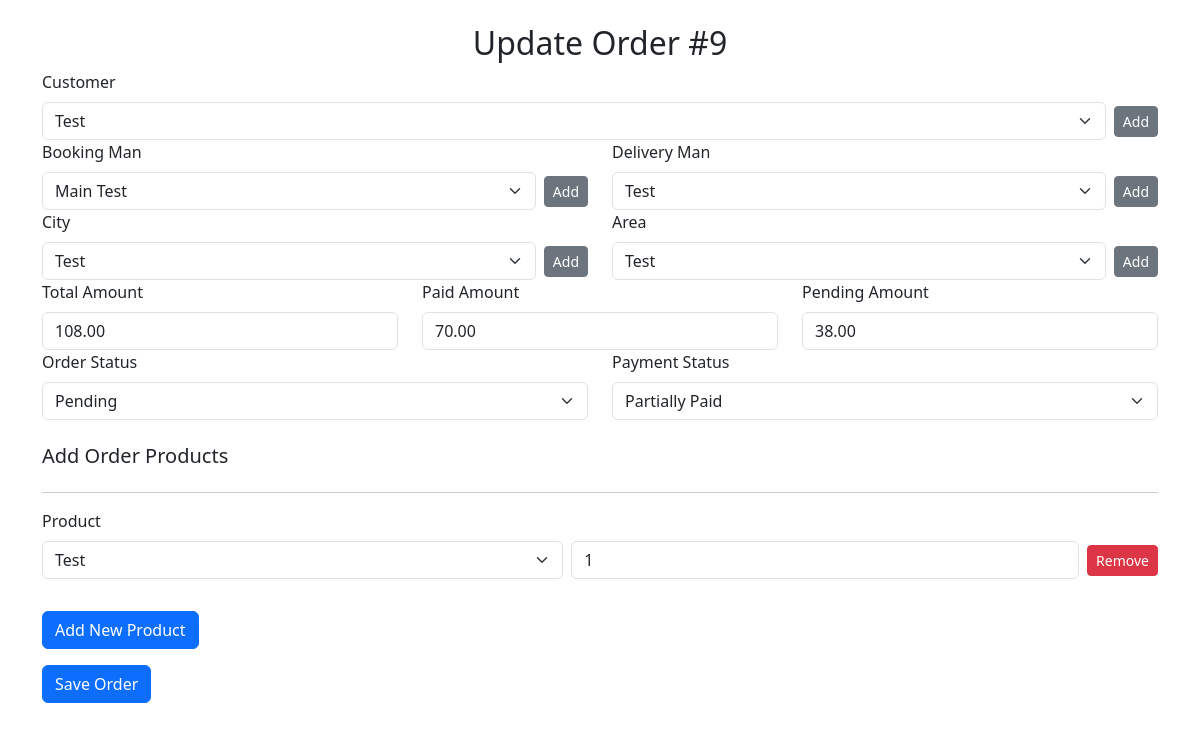
Screenshot of /update_order/9/ with the database file from the repository.
### core/models.py (models this page shows, shortened)
class Order(models.Model):
    customer = models.ForeignKey(Customer, on_delete=models.CASCADE)
    booking_man = models.ForeignKey(BookingMan, on_delete=models.CASCADE)
    area = models.ForeignKey(Area, on_delete=models.CASCADE)
    delivery_man = models.ForeignKey(DeliveryMan, on_delete=models.CASCADE, null=True)
    city = models.ForeignKey(City, on_delete=models.CASCADE)
    products = models.ManyToManyField(Product, through='OrderProduct')
    order_date = models.DateField(auto_now_add=True)
    total_amount = models.DecimalField(max_digits=10, decimal_places=2, default=0, null=True)
    pending_amount = models.DecimalField(max_digits=10, decimal_places=2, default=0)
    paid_amount = models.DecimalField(max_digits=10, decimal_places=2, default=0)
    payment_status = models.CharField(max_length=50, choices=[('PAID', 'PAID'), ('PARTIALLY PAID', 'PARTIALLY PAID')], null=True)
    status = models.CharField(max_length=50, choices=[('Pending', 'Pending'), ('Shipped', 'Shipped'), ('Delivered', 'Delivered'), ('Returned', 'Returned')])

class Customer(models.Model):
    name = models.CharField(max_length=255)
    address = models.TextField()
    phone_number = models.CharField(max_length=15)
    email = models.EmailField()

class DeliveryMan(models.Model):
    name = models.CharField(max_length=255)

class OrderProduct(models.Model):
    order = models.ForeignKey(Order, on_delete=models.CASCADE, related_name='order_products')
    product = models.ForeignKey(Product, on_delete=models.CASCADE)
    quantity = models.IntegerField()
    def __str__(self):
        return f"{self.product.name} (x{self.quantity}) in Order #{self.order.id}"

class Product(models.Model):
    name = models.CharField(max_length=255)
    description = models.TextField()
    lot_number = models.CharField(max_length=50)
    stock_quantity = models.IntegerField(default=0)
    total_base_unit_quantity = models.IntegerField(default=0)
    on_backorder = models.BooleanField(default=False)

### configuration/models.py (models this page shows, shortened)
class BookingMan(models.Model):
    name = models.CharField(max_length=255)
    total_sales = models.CharField(max_length=255, null=True)
    sales_commission = models.CharField(max_length=255, null=True)
    sales_target = models.CharField(max_length=255, null=True)
    targeted_month = models.CharField(max_length=255, null=True)

class City(models.Model):
    name = models.CharField(max_length=255)

class Area(models.Model):
    city = models.ForeignKey(City, on_delete=models.CASCADE)
    name = models.CharField(max_length=255)

### core/views.py (the view)
# urls.py: path('update_order/<int:order_id>/', views.update_order, name='update_order'),
def update_order(request, order_id):
    order = get_object_or_404(Order, pk=order_id)
    order_products = order.order_products.all()
    print(f'order_products: {order_products}')
    ordered_product_ids = [order_product.product.id for order_product in order_products]
    customers = Customer.objects.all()
    booking_mans = BookingMan.objects.all()
    citys = City.objects.all()
    areas = Area.objects.all()
    delivery_mans = DeliveryMan.objects.all()
    products = Product.objects.all()
    return render(request, 'update_order.html', {'customers':customers, 'booking_mans':booking_mans, 'areas':areas, 'delivery_mans':delivery_mans, 'citys':citys, 'products': products, 'order':order, 'order_products':order_products, 'ordered_product_ids':ordered_product_ids})

### templates/update_order.html (shortened to what this page needs)
<!DOCTYPE html>
<html lang="en">
  <head>
    <link href="https://cdn.jsdelivr.net/npm/bootstrap@5.3.0-alpha1/dist/css/bootstrap.min.css" rel="stylesheet" />
  </head>
  <body>
    <div class="container my-4">
      <h2 class="text-center">Update Order #{{ order.id }}</h2>
      <div class="order-section">
        <div class="content">
          <form id="orderForm">
            <div class="row mb-3">
              <div class="col-md-12">
                <label for="customer" class="form-label me-3">Customer</label>
                <div class="d-flex align-items-center">
                  <select class="form-select me-2" id="customer" name="customer">
                    {% for customer in customers %}
                      <option value="{{ customer.id }}" {% if order.customer.id == customer.id %}selected{% endif %}>
                        {{ customer.name }}
                      </option>
                    {% endfor %}
                  </select>
                  <button class="btn btn-secondary btn-sm" type="button" data-bs-toggle="modal" data-bs-target="#addCustomerModal">Add</button>
                </div>
              </div>
              <div class="col-md-6">
                <label for="bookingMan" class="form-label me-3">Booking Man</label>
                <div class="d-flex align-items-center">
                  <select class="form-select me-2" id="bookingMan" name="bookingMan">
                    {% for booking_man in booking_mans %}
                      <option value="{{ booking_man.id }}" {% if order.booking_man.id == booking_man.id %}selected{% endif %}>
                        {{ booking_man.name }}
                      </option>
                    {% endfor %}
                  </select>
                  <button class="btn btn-secondary btn-sm" type="button" data-bs-toggle="modal" data-bs-target="#addBookingManModal">Add</button>
                </div>
              </div>
              <div class="col-md-6">
                <label for="deliveryMan" class="form-label me-3">Delivery Man</label>
                <div class="d-flex align-items-center">
                  <select class="form-select me-2" id="deliveryMan" name="deliveryMan">
                    {% for delivery_man in delivery_mans %}
                      <option value="{{ delivery_man.id }}" {% if order.delivery_man.id == delivery_man.id %}selected{% endif %}>
                        {{ delivery_man.name }}
                      </option>
                    {% endfor %}
                  </select>
                  <button class="btn btn-secondary btn-sm" type="button" data-bs-toggle="modal" data-bs-target="#addDeliveryManModal">Add</button>
                </div>
              </div>
              <div class="col-md-6">
                <label for="city" class="form-label me-3">City</label>
                <div class="d-flex align-items-center">
                  <select class="form-select me-2" id="city" name="city">
                    {% for city in citys %}
                      <option value="{{ city.id }}" {% if order.city.id == city.id %}selected{% endif %}>
                        {{ city.name }}
                      </option>
                    {% endfor %}
                  </select>
                  <button class="btn btn-secondary btn-sm" type="button" data-bs-toggle="modal" data-bs-target="#addCityModal">Add</button>
                </div>
              </div>
              <div class="col-md-6">
                <label for="area" class="form-label me-3">Area</label>
                <div class="d-flex align-items-center">
                  <select class="form-select me-2" id="area" name="area">
                    {% for area in areas %}
                      <option value="{{ area.id }}" {% if order.area.id == area.id %}selected{% endif %}>
                        {{ area.name }}
                      </option>
                    {% endfor %}
                  </select>
                  <button class="btn btn-secondary btn-sm" type="button" data-bs-toggle="modal" data-bs-target="#addAreaModal">Add</button>
                </div>
              </div>
              <div class="col-md-4">
                <label for="totalAmount" class="form-label">Total Amount</label>
                <input type="number" class="form-control" id="totalAmount" value="{{order.total_amount}}" name="totalAmount" required />
              </div>
              <div class="col-md-4">
                <label for="paidAmount" class="form-label">Paid Amount</label>
                <input type="number" class="form-control" id="paidAmount" name="paidAmount" value="{{order.paid_amount}}" required />
              </div>
              <div class="col-md-4">
                <label for="pendingAmount" class="form-label">Pending Amount</label>
                <input type="number" class="form-control" id="pendingAmount" name="pendingAmount" value="{{order.pending_amount}}" required />
              </div>
              <div class="col-md-6">
                <label for="status" class="form-label">Order Status</label>
                <select class="form-select" id="status" name="status" required>
                  <option value="Pending" {% if order.status == 'Pending' %}selected{% endif %}>Pending</option>
                </select>
              </div>
              <div class="col-md-6">
                <label for="paymentStatus" class="form-label">Payment Status</label>
                <select class="form-select" id="paymentStatus" name="paymentStatus" required>
                  <option value="PARTIALLY PAID" {% if order.payment_status == 'PARTIALLY PAID' %}selected{% endif %}>Partially Paid</option>
                </select>
              </div>
            </div>
            <div id="productFieldsContainer">
              <h5 class="py-2">Add Order Products</h5>
              <hr />
              {% for order_product in order_products %}
              <div class="mb-3 product-row">
                <label for="product" class="form-label me-3">Product</label>
                <div class="d-flex align-items-center">
                  <select class="form-select me-2" name="products[]">
                    {% for product in products %}
                      <option value="{{ product.id }}" {% if product.id == order_product.product.id %}selected{% endif %}>
                        {{ product.name }}
                      </option>
                    {% endfor %}
                  </select>
                  <input placeholder="Quantity" type="number" class="form-control" name="quantities[]" value="{{ order_product.quantity }}" required min="1" />
                  <button class="ms-2 btn btn-danger btn-sm remove-row" type="button">Remove</button>
                </div>
              </div>
            {% endfor %}
            </div>
            <button class="btn btn-primary my-3" type="button" id="addProductBtn">Add New Product</button>
          </form>
        </div>
        <div class="footer">
          <button type="submit" class="btn btn-primary" id="saveOrderBtn">Save Order</button>
        </div>
      </div>
    </div>
  </body>
</html>

### rows the page displays
Order: id "9", customer "Test", bookingMan "Main Test", deliveryMan "Test", city "Test", area "Test", totalAmount "108.00", paidAmount "70.00", pendingAmount "38.00", status "Pending", paymentStatus "Partially Paid"
OrderProduct: product.name "Test", quantity "1"
